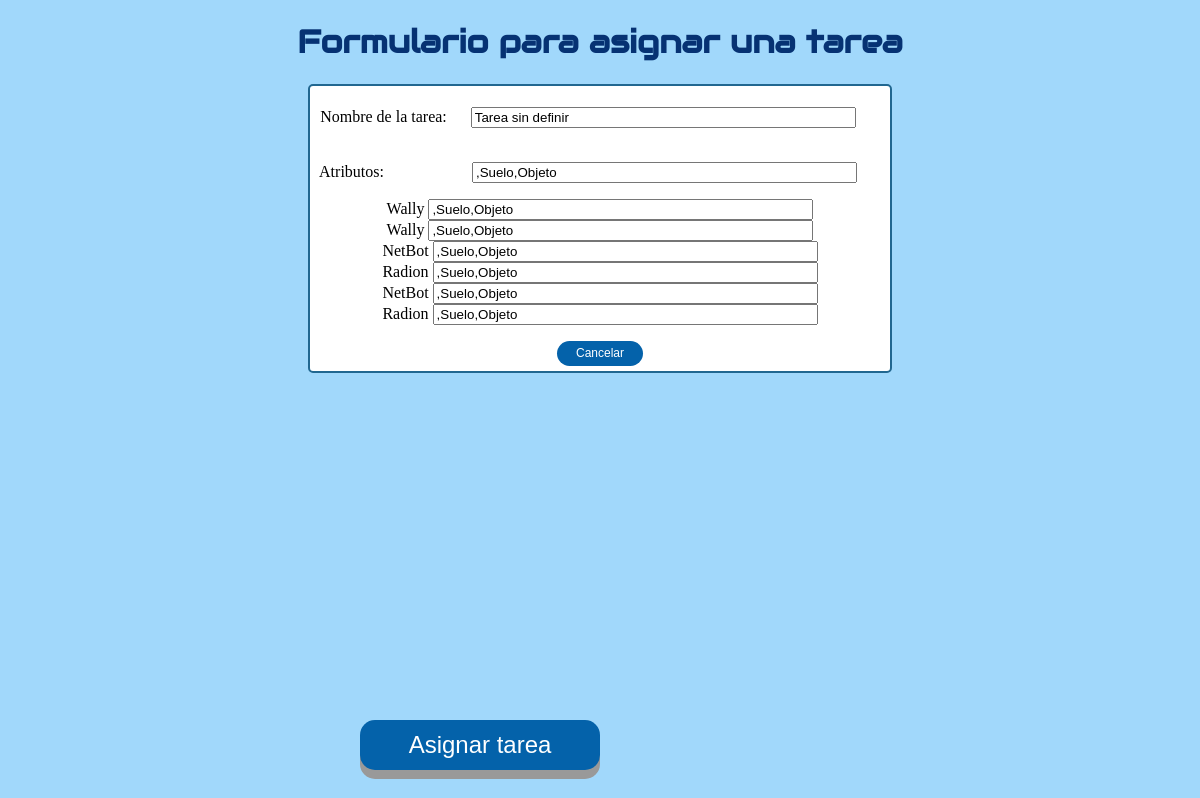
Page /asignar/2 on the committed database.
### app.py (models this page shows)
class Todo(db.Model): #Tabla para tareas creadas
    id = db.Column(db.Integer, primary_key=True)
    content = db.Column(db.String(200), nullable=False)
    priority = db.Column(db.String(200))        # prioridad
    descripcion = db.Column(db.String(200))             # Descripcion
    atributos = db.Column(db.String(800))               # Atributos

class Robo(db.Model):
    id = db.Column(db.Integer, primary_key=True)
    nombre = db.Column(db.String(200), nullable=False)

### app.py (the view)
@app.route('/asignar/<int:id>', methods=['POST','GET'])      # Redireccion a formulario asignar tareas
def asignar(id):
    task = Todo.query.get_or_404(id)
    rob = Robo.query.order_by(Robo.id).all() # Todas las tareas
    if request.method == 'POST':
        try:
            db.session.commit()
            return redirect('/interfaz_encargado.html')
        except:
            return "There was an issue when updating the task " + id
    else:
        return render_template('/asignar_tarea.html', task=task, rob=rob)

### templates/asignar_tarea.html (shortened to what this page needs)
{% extends 'base.html' %}
{% block body %}
<body>
    <center>
        <h1 class="principal"> Formulario para asignar una tarea</h1>
        <div class="acceso">
            <form action="/asignar/{{ task.id }}" method="POST">
                <p>
                    Nombre de la tarea:&nbsp;&nbsp;&nbsp;&nbsp;&nbsp;
                    <input type="text" name="nombre" size="45" value="{{ task.content }}">
                </p>
                <p>
                    Atributos:&nbsp;&nbsp;&nbsp; &nbsp;&nbsp;&nbsp;&nbsp;&nbsp; &nbsp;&nbsp;&nbsp;&nbsp;&nbsp;
                    &nbsp;&nbsp;&nbsp;&nbsp;&nbsp;
                    <input type="text" name="atributos" size="45" value="{{ task.atributos }}" readonly="readonly">
                </p>
                {% for robot in rob %}
                {{ robot.nombre }}
                <input type="text" name="atributos" size="45" value="{{ task.atributos}}">
                <br>
                {% endfor %}
                <p>
                    <input type="submit" class="button2" value="Asignar tarea">
                </p>
                <button type="button" class="buttonAnadirTarea"
                    onClick="window.location.href='/interfaz_encargado.html';">Cancelar</button>
            </form>
        </div>
    </center>
    {% endblock %}

### static/css/main.css (style rules this page uses)
body { background-color: #a1d8fb; }
h1.principal { font-family: "Audiowide", sans-serif; color: rgb(6, 50, 115); }
.button2 { width: 20%; height: 50px; font-size: 24px; text-align: center; position: absolute; bottom: 30px; right: 600px; cursor: pointer; outline: none; color: #fff; background-color: #0462aa; border: none; border-radius: 15px; box-shadow: 0 9px #999; }
.buttonAnadirTarea { width: 15%; height: 25px; font-size: 12px; text-align: center; cursor: pointer; outline: none; color: #fff; background-color: #0462aa; border: none; border-radius: 15px; }
div.acceso { border: 2px solid rgb(33, 103, 144); border-radius: 5px; padding: 5px; margin-right: 300px; margin-left: 300px; background-color: rgb(255, 255, 255); }

### rows in the picture
Todo: nombre "Tarea sin definir", atributos ",Suelo,Objeto"
Robo: nombre "Wally"
Robo: nombre "Wally"
Robo: nombre "NetBot"
Robo: nombre "Radion"
Robo: nombre "NetBot"
Robo: nombre "Radion"
